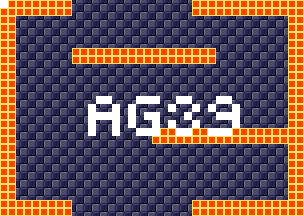

A 2D game scene composited from a Tiled map and its tileset images. What follows is a short description and the map's XML, with each tile layer's data collapsed to a summary:
An orthogonal 38x27 tile map with 8x8 px tiles, 4 tile layers (background, foreground, room numbers, Objects), 15 tilesets.

<map version="1.5" tiledversion="1.7.1" orientation="orthogonal" renderorder="right-down" width="38" height="27" tilewidth="8" tileheight="8" infinite="0" nextlayerid="11" nextobjectid="1">
 <tileset firstgid="1" source="tilesheets/tsKarniMata.tsx" />
 <tileset firstgid="1025" source="tilesheets/tsVoodooWasp.tsx" />
 <tileset firstgid="2049" source="tilesheets/tsBurial.tsx" />
 <tileset firstgid="3073" source="tilesheets/tsBlueTemple.tsx" />
 <tileset firstgid="4097" source="tilesheets/tsGoddess.tsx" />
 <tileset firstgid="5121" source="tilesheets/tsKonark.tsx" />
 <tileset firstgid="6145" name="sEnemies" tilewidth="8" tileheight="8" tilecount="1024" columns="32">
  <image source="../grapx/tilesheets/sObjects.bmp" trans="ff94ff" width="256" height="256" />
 </tileset>
 <tileset firstgid="7169" source="tilesheets/tsIceTemple.tsx" />
 <tileset firstgid="8193" source="tilesheets/tsLavaArea.tsx" />
 <tileset firstgid="9217" source="tilesheets/tsBossArea.tsx" />
 <tileset firstgid="10241" source="tilesheets/tsPegu.tsx" />
 <tileset firstgid="11265" source="tilesheets/sTiwanakuTemple.tsx" />
 <tileset firstgid="12289" source="tilesheets/sIndraTemple.tsx" />
 <tileset firstgid="13313" source="tilesheets/sTeleport.tsx" />
 <tileset firstgid="14337" source="tilesheets/sObjects.tsx" />
 <layer id="2" name="background" width="38" height="27">
  <data>[1026 cells, 1026 non-empty, 2 distinct tile ids]</data>
 </layer>
 <layer id="1" name="foreground" width="38" height="27">
  <data>[1026 cells, 254 non-empty, 1 distinct tile ids]</data>
 </layer>
 <layer id="7" name="room numbers" width="38" height="27">
  <data>[1026 cells, 45 non-empty, 1 distinct tile ids]</data>
 </layer>
 <layer id="10" name="Objects" width="38" height="27">
  <data>[1026 cells, 0 non-empty, 0 distinct tile ids]</data>
 </layer>
</map>
